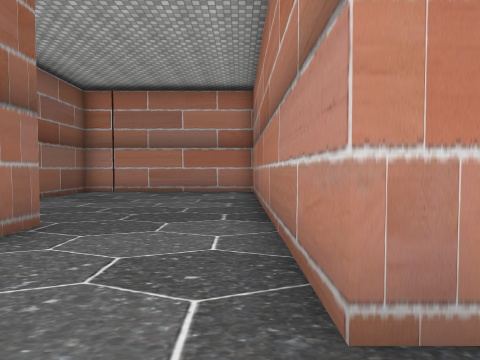
View 1 (above)

23 first-person views from a walk through a 3-D level made in the Unity game engine. The camera is 1.5 m above the floor, tilts 2° down and sees 80° across. Doors are open. The floor is counted in squares, 2 m on a side. Each view is taken from the middle of a square. On the plan, view 1 faces up. The plan holds only what a view shows up to about 10 squares ahead; the rest is blank. The place goes on beyond the plan. The player is left out. Some surface patterns are stand-ins.

View 2
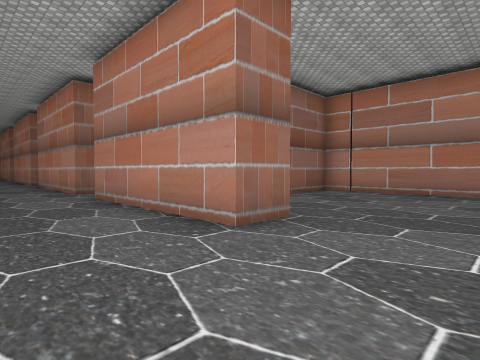

View 3
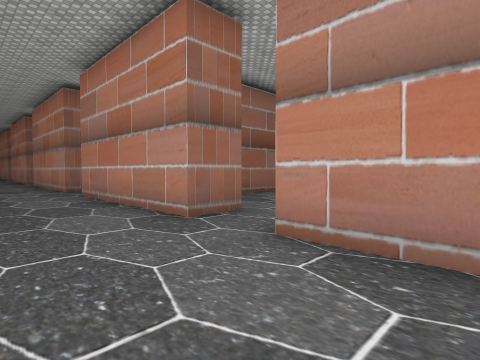

View 4
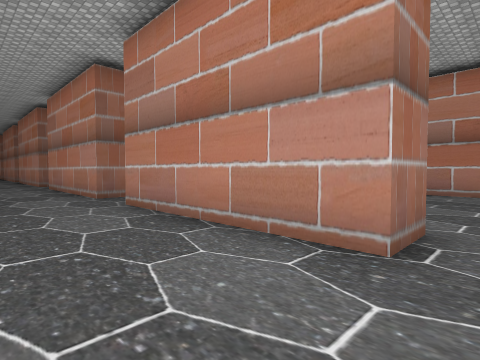

View 5
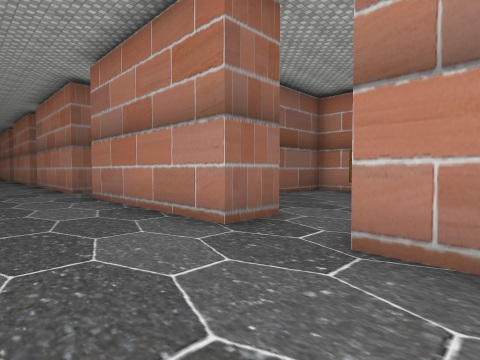

View 6
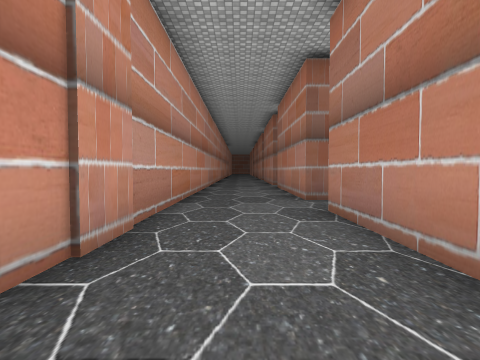

View 7
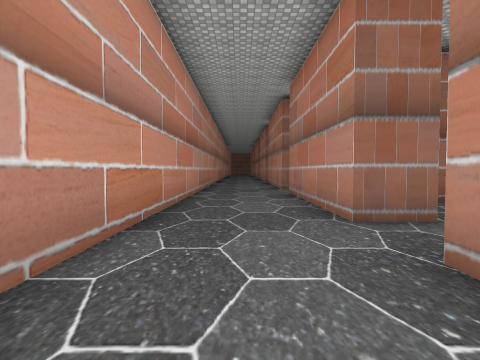

View 8
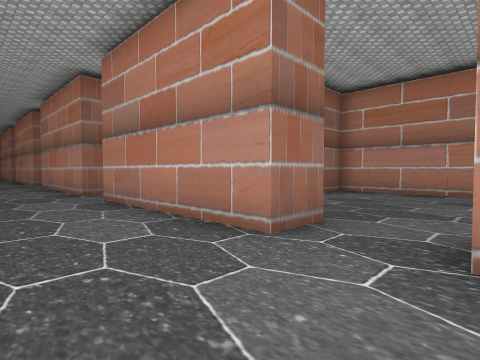

View 9
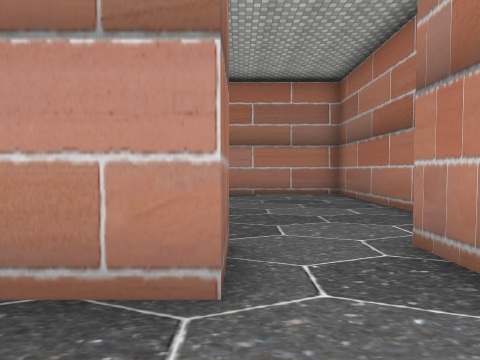

View 10
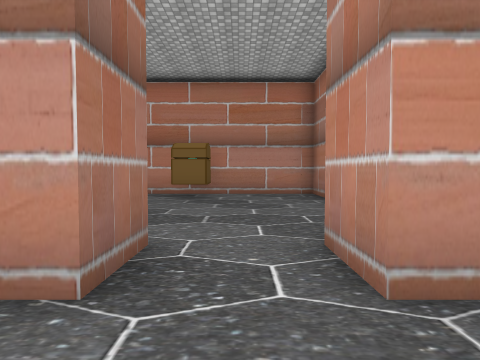

View 11
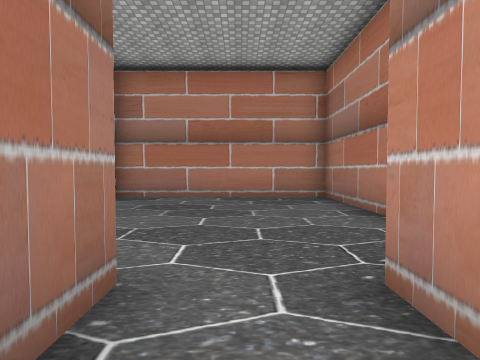

View 12
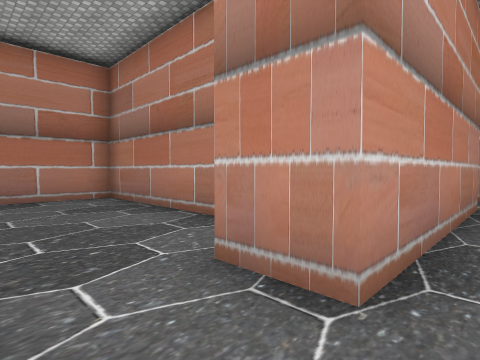

View 13
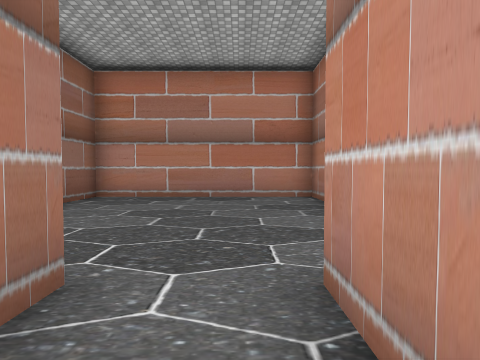

View 14
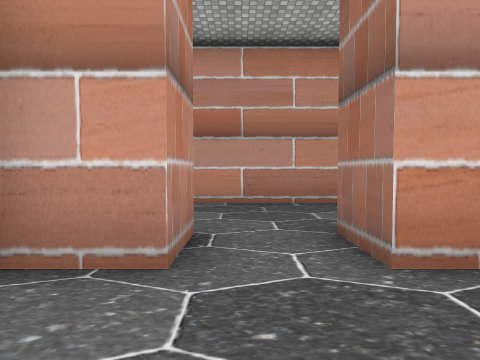

View 15
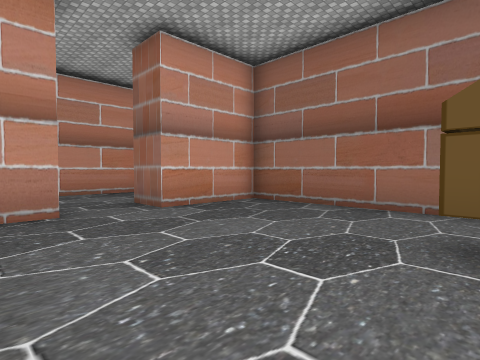

View 16
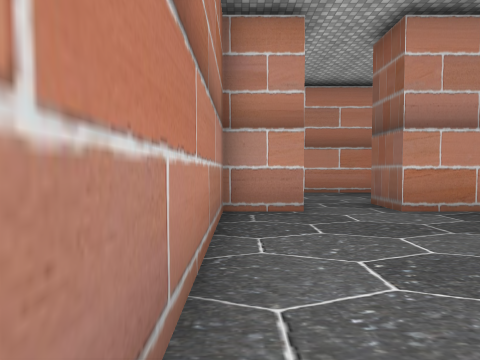

View 17
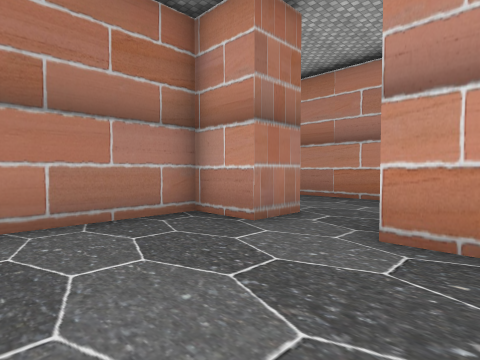

View 18
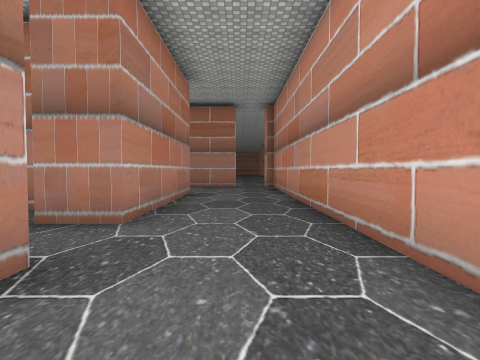

View 19
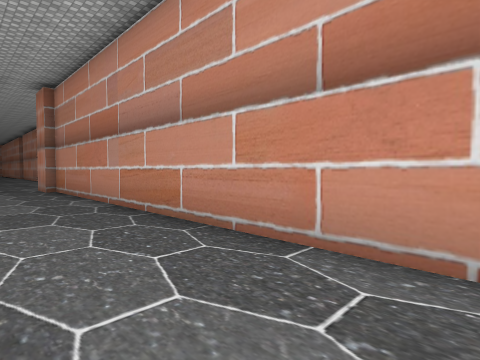

View 20
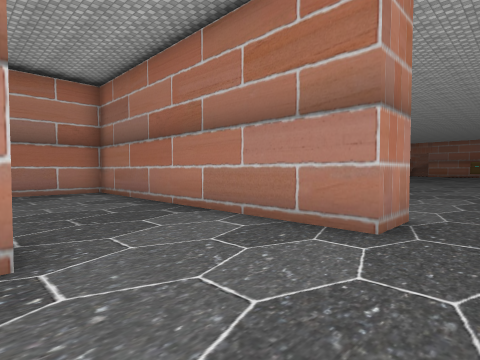

View 21
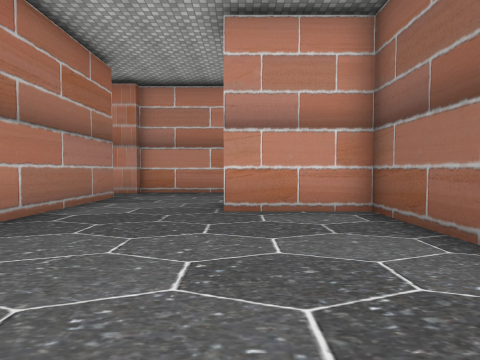

View 22
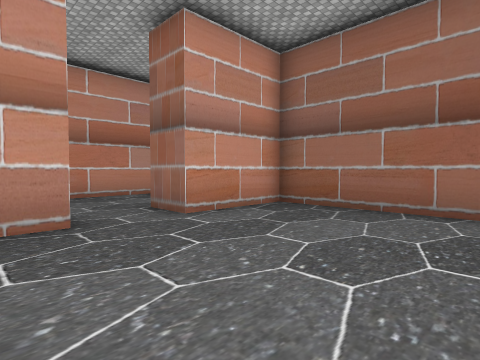

View 23
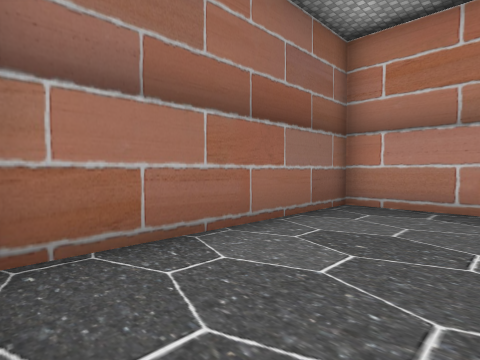

### Floor plan
Points are (right, up) in squares from view 1. A wall is a line through its corners. A room is listed if a view was taken in it or the views show most of it. See-through windows are left out.
Room 1 (views 1, 2, 3, 4, 5, 6, 7, 8, 9, 10, 11, 12, 13, 18, 19, 20, 21, 23)
walls: (-11.5, -0.5) (0.4, -0.5); (-9.8, 3.9) (-9.8, 2.6) (-15.1, 2.6) (-15.1, 3.9); (-16.9, 3.9) (-16.9, 2.6) (-22.3, 2.6) (-22.3, 3.9); (-24.1, 3.9) (-24.1, 2.6) (-29.5, 2.6); (0.2, -0.2) (1.1, -0.2); (0.5, 1.2) (0.5, 10) (-5.4, 10) (-5.4, 3.9) (-2.7, 3.9) (-2.7, 2.6) (-8, 2.6) (-8, 3.9); (-31.2, 2.6) (-32.5, 2.6); (-32.2, -0.5) (-13.1, -0.5)
ways out: opening at (-30.5, 3.5) to room 2; opening at (-16, 3.5) to room 3; opening at (-9, 3.5) to room 4; opening at (-23.5, 3.5) to room 5
Room 2 (view 14)
walls: (-31.9, 3.9) (-31.2, 3.9) (-31.2, 2.6); (-28, 5.5) (-28, 10) (-32.5, 10); (-29.5, 2.6) (-29.5, 3.9) (-28.1, 3.9)
ways out: opening at (-30.5, 3.5) to room 1
Room 3 (views 15, 16, 17)
walls: (-15.1, 3.9) (-13.7, 3.9) (-13.7, 10) (-19, 10); (-19.7, 8.5) (-19.7, 3.9) (-16.9, 3.9)
ways out: opening at (-16, 3.5) to room 1
objects: other object (-17, 9)
Room 4 (view 22)
walls: (-12.5, 7.8) (-12.5, 3.9) (-9.8, 3.9); (-6.6, 6.6) (-6.6, 10) (-12.5, 10); (-8, 3.9) (-7.2, 3.9)
ways out: opening at (-9, 3.5) to room 1
Room 5 (no view inside)
walls: (-20.9, 6) (-20.9, 10) (-26.8, 10) (-26.8, 4.1)
ways out: opening at (-23.5, 3.5) to room 1

Where each view was taken, in squares from view 1:
view 1: 0 up, 0 right, facing up
view 2: 0 up, 0 right, facing up-left
view 3: 0 up, 6 left, facing up-left
view 4: 0 up, 9 left, facing up-left
view 5: 0 up, 14 left, facing up-left
view 6: 1 up, 17 left, facing left
view 7: 1 up, 20 left, facing left
view 8: 0 up, 22 left, facing up-left
view 9: 1 up, 24 left, facing up
view 10: 1 up, 16 left, facing up
view 11: 2 up, 9 left, facing up
view 12: 2 up, 31 left, facing up-right
view 13: 2 up, 30 left, facing up
view 14: 6 up, 30 left, facing down
view 15: 9 up, 14 left, facing down-left
view 16: 9 up, 14 left, facing down
view 17: 7 up, 18 left, facing down-right
view 18: 1 up, 12 left, facing right
view 19: 2 up, 11 left, facing down-right
view 20: 0 up, 3 left, facing up-right
view 21: 9 up, 3 left, facing down
view 22: 8 up, 7 left, facing down-left
view 23: 4 up, 24 left, facing up-left
